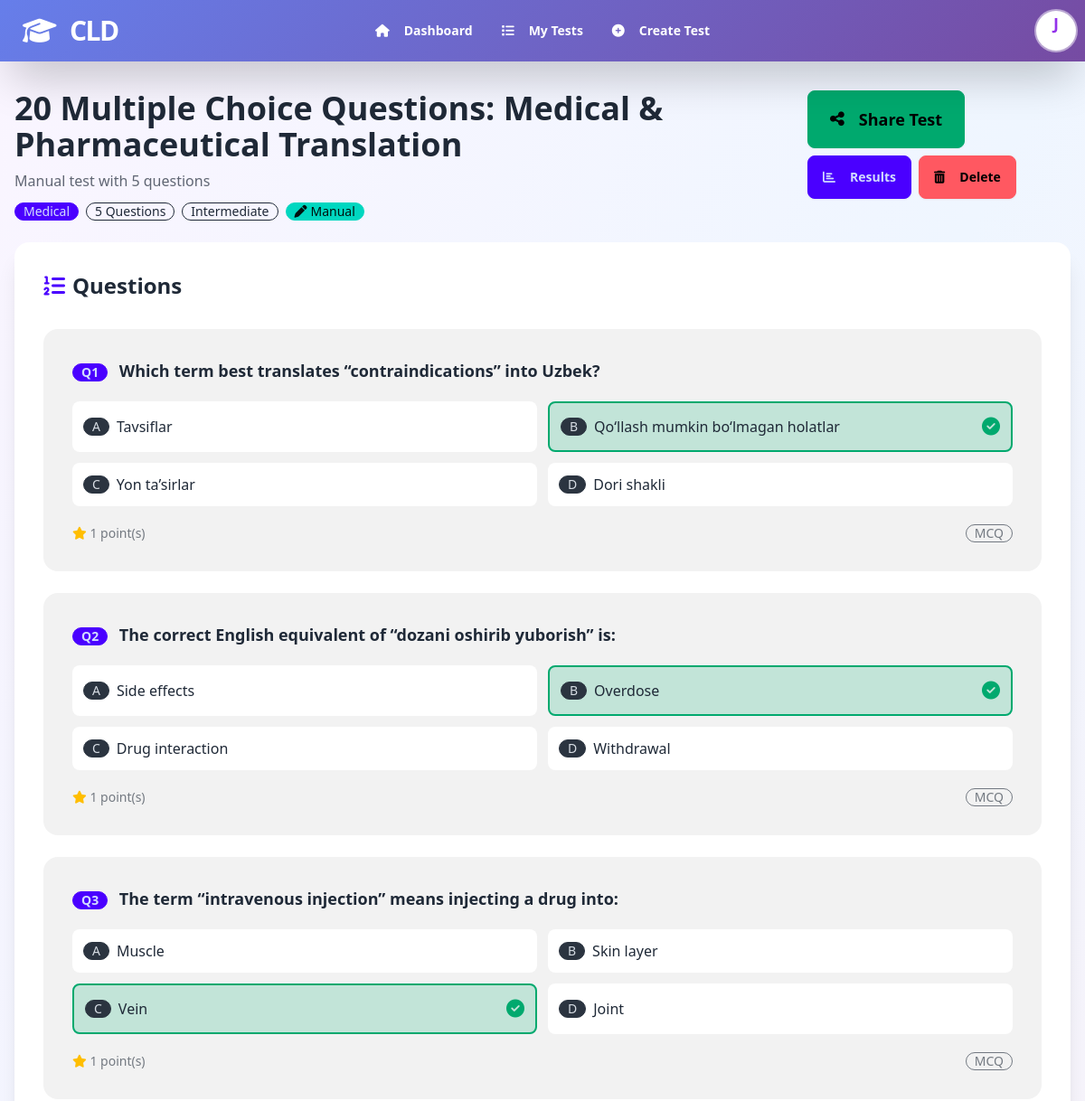
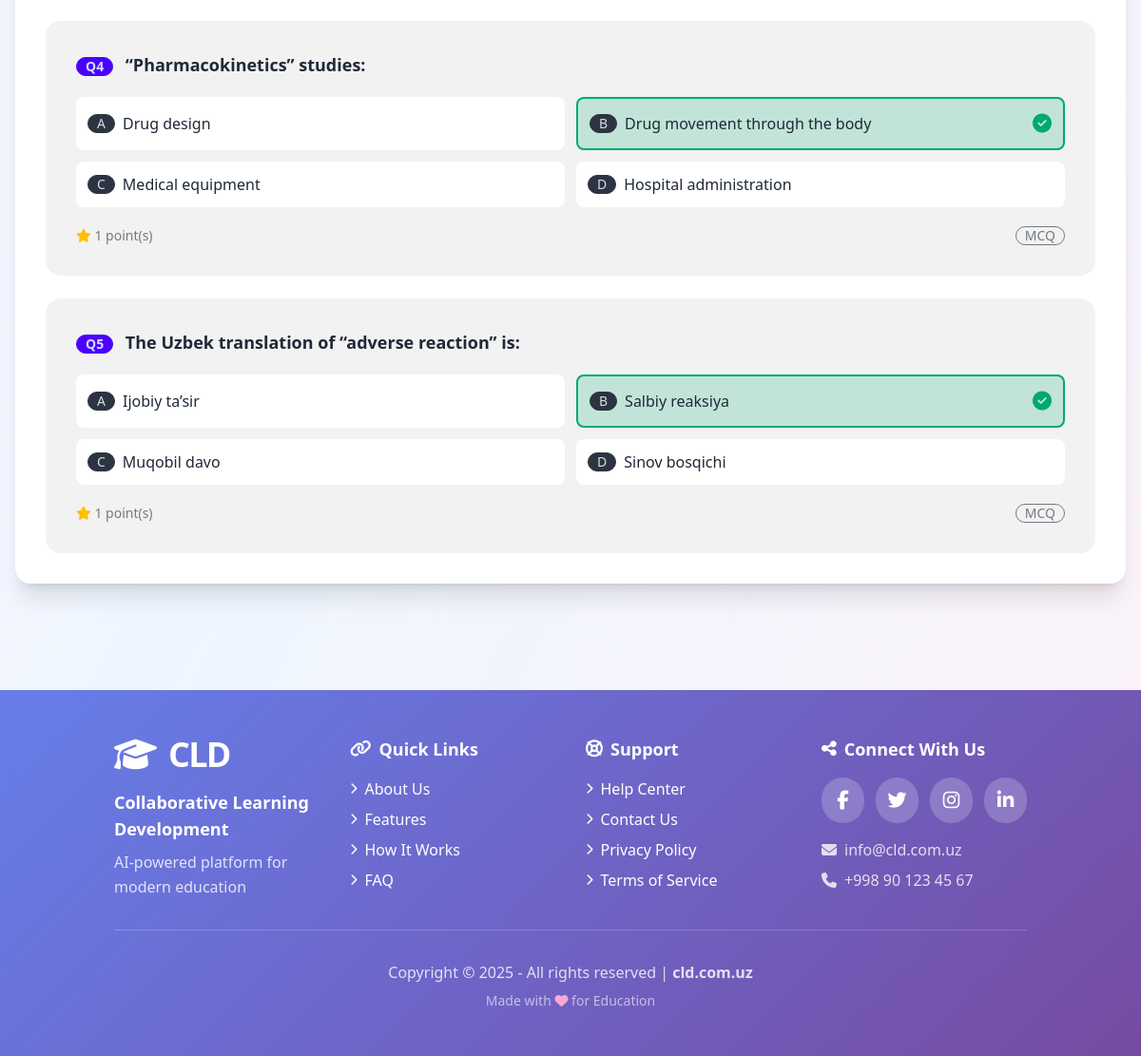
The app's page /tests/8/ (signed in) with its own data (2 pictures, top to bottom).
### quizapp/models.py (models this page shows, shortened)
class User(AbstractUser):
    email = models.EmailField(unique=True, blank=False)
    ROLE_CHOICES = [
        ('teacher', 'Teacher'),
        ('student', 'Student'),
    ]
    role = models.CharField(
        max_length=10,
        choices=ROLE_CHOICES,
        default='student'
    )
    email_verified = models.BooleanField(default=False)
    verification_token = models.CharField(max_length=100, blank=True, null=True)
    telegram_id = models.BigIntegerField(unique=True, null=True, blank=True, db_index=True)
    created_at = models.DateTimeField(auto_now_add=True)
    updated_at = models.DateTimeField(auto_now=True)
    USERNAME_FIELD = 'email'
    REQUIRED_FIELDS = ['username', 'first_name', 'last_name']
    class Meta:
        indexes = [
            models.Index(fields=['email']),
            models.Index(fields=['role']),
        ]
    def get_full_name(self):
        return f"{self.first_name} {self.last_name}".strip() or self.username

class Test(models.Model):
    TEST_CREATION_METHODS = [
        ('ai', 'AI Generated'),
        ('manual', 'Manual Input'),
    ]
    teacher = models.ForeignKey(User, on_delete=models.CASCADE, related_name='tests')
    title = models.CharField(max_length=255)
    description = models.TextField(null=True, blank=True)
    creation_method = models.CharField(
        max_length=10,
        choices=TEST_CREATION_METHODS,
        default='ai'
    )
    teacher_prompt = models.TextField(help_text="Original teacher request", blank=True)
    llm_response = models.JSONField(null=True, blank=True, help_text="Raw LLM JSON response")
    difficulty = models.CharField(max_length=50, null=True, blank=True)
    topic = models.CharField(max_length=255, null=True, blank=True)
    timer_minutes = models.IntegerField(
        null=True,
        blank=True,
        help_text="Time limit in minutes (leave empty for no limit)"
    )
    created_at = models.DateTimeField(auto_now_add=True)
    updated_at = models.DateTimeField(auto_now=True)
    class Meta:
        ordering = ['-created_at']
        indexes = [
            models.Index(fields=['teacher', '-created_at']),
        ]

class Question(models.Model):
    QUESTION_TYPES = [
        ('mcq', 'Multiple Choice'),
        ('truefalse', 'True/False'),
    ]
    test = models.ForeignKey(Test, on_delete=models.CASCADE, related_name='questions')
    question_text = models.TextField()
    question_type = models.CharField(max_length=20, choices=QUESTION_TYPES, default='mcq')
    options = models.JSONField()
    correct_option = models.IntegerField()
    points = models.IntegerField(default=1)
    order = models.IntegerField(default=0)
    class Meta:
        ordering = ['order']
        indexes = [
            models.Index(fields=['test', 'order']),
        ]

### webapp/views.py (the view)
# urls.py: path('tests/<int:test_id>/', views.test_detail_view, name='test_detail'),
@login_required
def test_detail_view(request, test_id):
    test = get_object_or_404(Test, id=test_id)
    if request.user.role == 'teacher' and test.teacher != request.user:
        messages.error(request, 'You do not have permission to view this test.')
        return redirect('webapp:dashboard')
    questions = test.questions.all().order_by('order')
    assignments = test.assignments.all()
    context = {
        'test': test,
        'questions': questions,
        'assignments': assignments,
    }
    return render(request, 'teacher/test_detail.html', context)

### webapp/templates/teacher/test_detail.html (shortened to what this page needs)
{% extends 'base.html' %}
{% block content %}
<div class="space-y-6">
    <div class="flex flex-col md:flex-row justify-between items-start gap-4">
        <div>
            <h1 class="text-3xl md:text-4xl font-bold mb-2">{{ test.title }}</h1>
            <p class="text-base-content/70">{{ test.description }}</p>
            <div class="flex flex-wrap gap-2 mt-3">
                <span class="badge badge-primary">{{ test.topic|default:"General" }}</span>
                <span class="badge badge-outline">{{ questions.count }} Questions</span>
                {% if test.difficulty %}
                <span class="badge badge-outline capitalize">{{ test.difficulty }}</span>
                {% endif %}
                {% if test.creation_method == 'ai' %}
                <span class="badge badge-secondary"><i class="fas fa-robot mr-1"></i>AI Generated</span>
                {% else %}
                <span class="badge badge-accent"><i class="fas fa-pen mr-1"></i>Manual</span>
                {% endif %}
            </div>
        </div>
        {% if user.role == 'teacher' and test.teacher == user %}
        <div class="flex flex-wrap gap-2">
            {% if assignments %}
                <button onclick="shareModal.showModal()" class="btn btn-success btn-lg">
                    <i class="fas fa-share-alt mr-2"></i>
                    Share Test
                </button>
            {% else %}
                <a href="{% url 'webapp:publish_test' test.id %}" class="btn btn-success btn-lg">
                    <i class="fas fa-rocket mr-2"></i>
                    Publish Test
                </a>
            {% endif %}
            <a href="{% url 'webapp:test_results' test.id %}" class="btn btn-primary">
                <i class="fas fa-chart-bar mr-2"></i>
                Results
            </a>
            <button onclick="deleteModal.showModal()" class="btn btn-error">
                <i class="fas fa-trash-alt mr-2"></i>
                Delete
            </button>
        </div>
        {% endif %}
    </div>
    <div class="card bg-base-100 shadow-xl">
        <div class="card-body">
            <h2 class="card-title text-2xl mb-6">
                <i class="fas fa-list-ol text-primary"></i>
                Questions
            </h2>
            <div class="space-y-6">
                {% for question in questions %}
                <div class="card bg-base-200">
                    <div class="card-body">
                        <h3 class="font-bold text-lg mb-3">
                            <span class="badge badge-primary mr-2">Q{{ forloop.counter }}</span>
                            {{ question.question_text }}
                        </h3>
                        <div class="grid grid-cols-1 md:grid-cols-2 gap-3">
                            {% for option in question.options %}
                            <div class="flex items-center gap-2 p-3 rounded-lg {% if forloop.counter0 == question.correct_option %}bg-success/20 border-2 border-success{% else %}bg-base-100{% endif %}">
                                <span class="badge badge-neutral">{% if forloop.counter0 == 0 %}A{% elif forloop.counter0 == 1 %}B{% elif forloop.counter0 == 2 %}C{% elif forloop.counter0 == 3 %}D{% elif forloop.counter0 == 4 %}E{% elif forloop.counter0 == 5 %}F{% elif forloop.counter0 == 6 %}G{% elif forloop.counter0 == 7 %}H{% elif forloop.counter0 == 8 %}I{% elif forloop.counter0 == 9 %}J{% endif %}</span>
                                <span class="flex-1">{{ option }}</span>
                                {% if forloop.counter0 == question.correct_option %}
                                <i class="fas fa-check-circle text-success text-xl"></i>
                                {% endif %}
                            </div>
                            {% endfor %}
                        </div>
                        <div class="flex justify-between items-center mt-3 text-sm text-base-content/60">
                            <span><i class="fas fa-star text-warning"></i> {{ question.points }} point(s)</span>
                            <span class="badge badge-outline">{{ question.question_type|upper }}</span>
                        </div>
                    </div>
                </div>
                {% endfor %}
            </div>
        </div>
    </div>
</div>
{% endblock %}

### webapp/templates/base.html (shortened to what this page needs)
<!DOCTYPE html>
<html lang="en" data-theme="light">
<head>
    <link href="https://cdn.jsdelivr.net/npm/daisyui@4.4.19/dist/full.min.css" rel="stylesheet" type="text/css" />
    <script src="https://cdn.tailwindcss.com"></script>
    <link rel="stylesheet" href="https://cdnjs.cloudflare.com/ajax/libs/font-awesome/6.5.1/css/all.min.css" />
</head>
<body class="bg-gradient-to-br from-purple-50 via-blue-50 to-pink-50 min-h-screen">
    <div class="navbar navbar-gradient text-white shadow-2xl sticky top-0 z-50">
        <div class="navbar-start">
            <a href="{% if user.is_authenticated %}{% url 'webapp:dashboard' %}{% else %}{% url 'webapp:landing' %}{% endif %}"
               class="btn btn-ghost normal-case text-3xl font-black tracking-tighter logo-text hover:scale-110 transition-transform duration-300">
                <i class="fas fa-graduation-cap mr-2"></i>CLD
            </a>
        </div>
        {% if user.is_authenticated %}
        <div class="navbar-center hidden lg:flex">
            {% if user.role == 'teacher' %}
            <ul class="menu menu-horizontal px-1 text-white font-semibold">
                <li><a href="{% url 'webapp:dashboard' %}" class="nav-link hover:bg-white/20 rounded-lg"><i class="fas fa-home mr-2"></i> Dashboard</a></li>
                <li><a href="{% url 'webapp:test_list' %}" class="nav-link hover:bg-white/20 rounded-lg"><i class="fas fa-list mr-2"></i> My Tests</a></li>
                <li><a href="{% url 'webapp:create_test' %}" class="nav-link hover:bg-white/20 rounded-lg"><i class="fas fa-plus-circle mr-2"></i> Create Test</a></li>
            </ul>
            {% endif %}
        </div>
        <div class="navbar-end">
            <div class="dropdown dropdown-end">
                <label tabindex="0" class="btn btn-ghost btn-circle avatar avatar-pulse">
                    <div class="w-11 rounded-full bg-white text-purple-600 flex items-center justify-center ring-2 ring-white/50">
                        <span class="text-lg font-black">{{ user.first_name.0|upper }}</span>
                    </div>
                </label>
            </div>
        </div>
        {% endif %}
    </div>
    <main class="main-content-wrapper {% if user.is_authenticated %}has-container{% endif %}">
        {% block content %}
        {% endblock %}
    </main>
    <footer class="footer-gradient text-white mt-20">
        <div class="container mx-auto px-8 py-12">
            <div class="grid grid-cols-1 md:grid-cols-4 gap-8">
                <div>
                    <div class="flex items-center mb-4">
                        <i class="fas fa-graduation-cap text-4xl mr-3"></i>
                        <div class="text-4xl font-black tracking-tighter logo-text">CLD</div>
                    </div>
                    <p class="font-bold text-lg mb-2">Collaborative Learning Development</p>
                    <p class="text-white/80 leading-relaxed">AI-powered platform for modern education</p>
                </div>
                <div>
                    <h3 class="font-bold text-lg mb-4 flex items-center">
                        <i class="fas fa-link mr-2"></i>Quick Links
                    </h3>
                    <ul class="space-y-2">
                        <li><a href="#" class="hover:text-pink-200 transition-colors flex items-center"><i class="fas fa-chevron-right mr-2 text-xs"></i>About Us</a></li>
                        <li><a href="#features" class="hover:text-pink-200 transition-colors flex items-center"><i class="fas fa-chevron-right mr-2 text-xs"></i>Features</a></li>
                        <li><a href="#how-it-works" class="hover:text-pink-200 transition-colors flex items-center"><i class="fas fa-chevron-right mr-2 text-xs"></i>How It Works</a></li>
                        <li><a href="#faq" class="hover:text-pink-200 transition-colors flex items-center"><i class="fas fa-chevron-right mr-2 text-xs"></i>FAQ</a></li>
                    </ul>
                </div>
                <div>
                    <h3 class="font-bold text-lg mb-4 flex items-center">
                        <i class="fas fa-life-ring mr-2"></i>Support
                    </h3>
                    <ul class="space-y-2">
                        <li><a href="#" class="hover:text-pink-200 transition-colors flex items-center"><i class="fas fa-chevron-right mr-2 text-xs"></i>Help Center</a></li>
                        <li><a href="#" class="hover:text-pink-200 transition-colors flex items-center"><i class="fas fa-chevron-right mr-2 text-xs"></i>Contact Us</a></li>
                        <li><a href="#" class="hover:text-pink-200 transition-colors flex items-center"><i class="fas fa-chevron-right mr-2 text-xs"></i>Privacy Policy</a></li>
                        <li><a href="#" class="hover:text-pink-200 transition-colors flex items-center"><i class="fas fa-chevron-right mr-2 text-xs"></i>Terms of Service</a></li>
                    </ul>
                </div>
                <div>
                    <h3 class="font-bold text-lg mb-4 flex items-center">
                        <i class="fas fa-share-alt mr-2"></i>Connect With Us
                    </h3>
                    <div class="flex gap-3 mb-4">
                        <a href="#" class="w-12 h-12 bg-white/20 hover:bg-white/30 rounded-full flex items-center justify-center transition-all hover:scale-110">
                            <i class="fab fa-facebook-f text-xl"></i>
                        </a>
                        <a href="#" class="w-12 h-12 bg-white/20 hover:bg-white/30 rounded-full flex items-center justify-center transition-all hover:scale-110">
                            <i class="fab fa-twitter text-xl"></i>
                        </a>
                        <a href="#" class="w-12 h-12 bg-white/20 hover:bg-white/30 rounded-full flex items-center justify-center transition-all hover:scale-110">
                            <i class="fab fa-instagram text-xl"></i>
                        </a>
                        <a href="#" class="w-12 h-12 bg-white/20 hover:bg-white/30 rounded-full flex items-center justify-center transition-all hover:scale-110">
                            <i class="fab fa-linkedin-in text-xl"></i>
                        </a>
                    </div>
                    <div class="text-white/80">
                        <p class="flex items-center mb-2">
                            <i class="fas fa-envelope mr-2"></i>
                            info@cld.com.uz
                        </p>
                        <p class="flex items-center">
                            <i class="fas fa-phone mr-2"></i>
                            +998 90 123 45 67
                        </p>
                    </div>
                </div>
            </div>
            <div class="border-t border-white/20 mt-8 pt-8 text-center">
                <p class="text-white/80">
                    Copyright © 2025 - All rights reserved |
                    <a href="https://cld.com.uz" class="hover:text-pink-200 font-bold transition-colors">cld.com.uz</a>
                </p>
                <p class="text-sm text-white/60 mt-2">
                    Made with <i class="fas fa-heart text-pink-300"></i> for Education
                </p>
            </div>
        </div>
    </footer>
</body>
</html>

### webapp/templates/base.html (style rules this page uses)
.navbar-gradient { background: linear-gradient(135deg, #667eea 0%, #764ba2 100%); box-shadow: 0 4px 20px rgba(102, 126, 234, 0.3); }
.logo-text { animation: logoGlow 3s ease-in-out infinite; }
.nav-link { position: relative; transition: all 0.3s ease; }
.nav-link::after { content: ''; position: absolute; bottom: -2px; left: 50%; width: 0; height: 2px; background: white; transition: all 0.3s ease; transform: translateX(-50%); }
.avatar-pulse { animation: pulse 2s ease-in-out infinite; }
.footer-gradient { background: linear-gradient(135deg, #667eea 0%, #764ba2 100%); }
.main-content-wrapper { width: 100%; }
.main-content-wrapper.has-container { max-width: 1280px; margin: 0 auto; padding: 2rem 1rem; }

### records on screen
User: first_name.0 "J"
Test: title "20 Multiple Choice Questions: Medical & Pharmaceutical Translation", description "Manual test with 5 questions", topic "Medical", difficulty "Intermediate"
Question: question_text "Which term best translates “contraindications” into Uzbek?", options "Tavsiflar" "Qo‘llash mumkin bo‘lmagan holatlar" "Yon ta’sirlar" "Dori shakli", points "1", question_type "MCQ"
Question: question_text "The correct English equivalent of “dozani oshirib yuborish” is:", options "Side effects" "Overdose" "Drug interaction" "Withdrawal", points "1", question_type "MCQ"
Question: question_text "The term “intravenous injection” means injecting a drug into:", options "Muscle" "Skin layer" "Vein" "Joint", points "1", question_type "MCQ"
Question: question_text "“Pharmacokinetics” studies:", options "Drug design" "Drug movement through the body" "Medical equipment" "Hospital administration", points "1", question_type "MCQ"
Question: question_text "The Uzbek translation of “adverse reaction” is:", options "Ijobiy ta’sir" "Salbiy reaksiya" "Muqobil davo" "Sinov bosqichi", points "1", question_type "MCQ"

### other values on screen
{{ questions.count }} "5"
